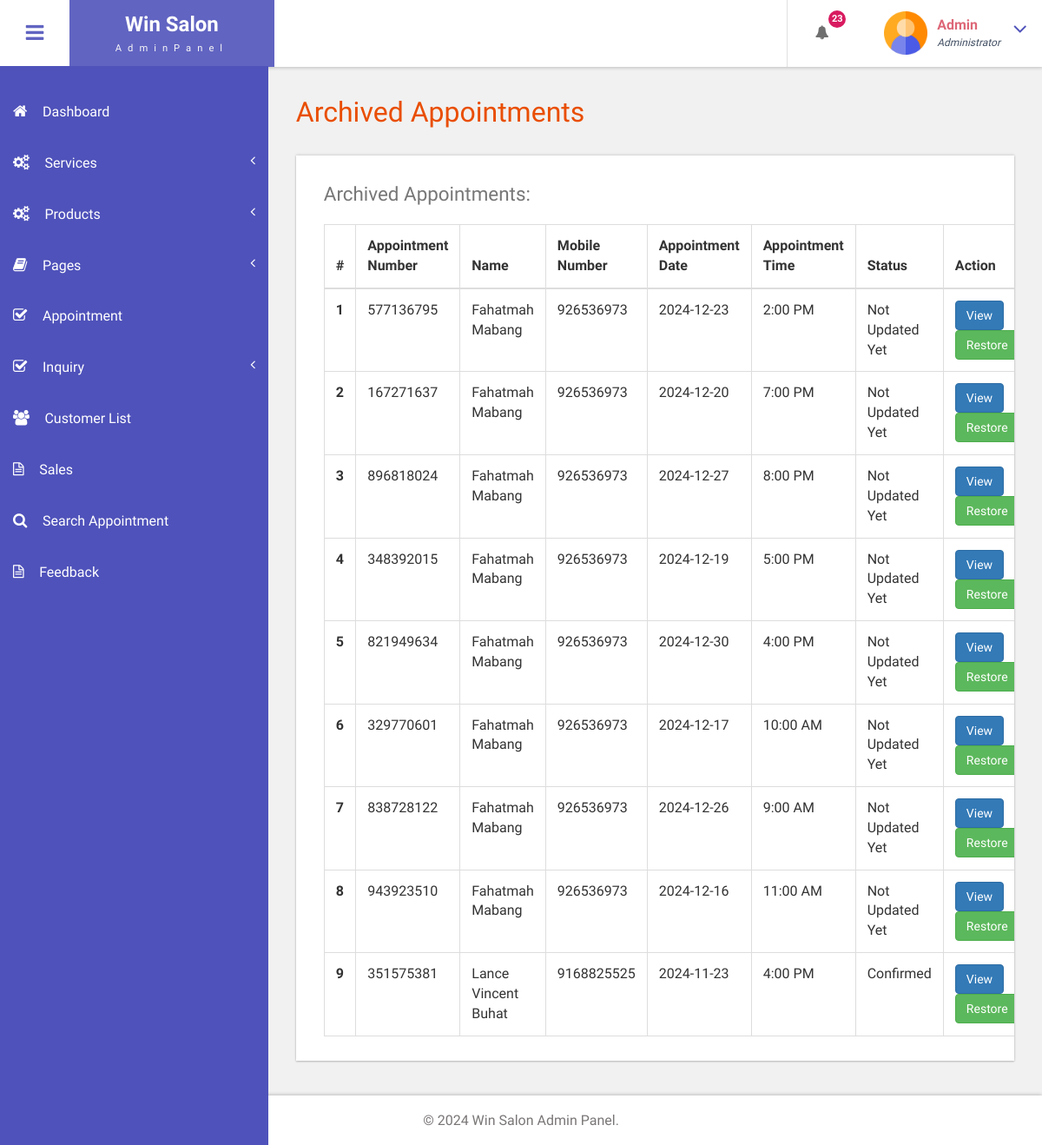
The app's page /bfs/admin/archived-appointments.php (signed in) with its own data.
### tables this page shows
CREATE TABLE `tblbook` (
  `ID` int(10) NOT NULL,
  `UserID` int(10) DEFAULT NULL,
  `AptNumber` int(10) DEFAULT NULL,
  `AptDate` date DEFAULT NULL,
  `AptTime` time DEFAULT NULL,
  `Service` varchar(255) NOT NULL,
  `Message` mediumtext DEFAULT NULL,
  `BookingDate` timestamp NULL DEFAULT current_timestamp(),
  `Remark` varchar(250) DEFAULT NULL,
  `Status` varchar(250) DEFAULT NULL,
  `RemarkDate` timestamp NULL DEFAULT NULL ON UPDATE current_timestamp(),
  `Service_Total_Price` decimal(10,2) DEFAULT 0.00,
  `deleted_at` datetime DEFAULT NULL
);

CREATE TABLE `tbluser` (
  `ID` int(10) NOT NULL,
  `FirstName` varchar(120) DEFAULT NULL,
  `LastName` varchar(250) DEFAULT NULL,
  `MobileNumber` bigint(10) DEFAULT NULL,
  `Email` varchar(120) DEFAULT NULL,
  `Password` varchar(120) DEFAULT NULL,
  `account_activation_hash` varchar(64) DEFAULT NULL,
  `RegDate` timestamp NULL DEFAULT current_timestamp()
);

### bfs/admin/archived-appointments.php (the view, shortened to what this page needs)
<?php
include('includes/dbconnection.php');
if (strlen($_SESSION['bpmsaid'] == 0)) {
    header('location:logout.php');
} else {
?>
<!DOCTYPE HTML>
<html>
<head>
    <link href="css/bootstrap.css" rel='stylesheet' type='text/css' />
    <link href="css/style.css" rel='stylesheet' type='text/css' />
    <link href="css/font-awesome.css" rel="stylesheet">
    <link href="css/animate.css" rel="stylesheet" type="text/css" media="all">
    <link href="css/custom.css" rel="stylesheet">
</head>
<body class="cbp-spmenu-push">
    <div class="main-content">
        <?php include_once('includes/sidebar.php'); ?>
        <?php include_once('includes/header.php'); ?>
        <div id="page-wrapper">
            <div class="main-page">
                <div class="tables">
                    <h3 class="title1">Archived Appointments</h3>
                    <div class="table-responsive bs-example widget-shadow">
                        <h4>Archived Appointments:</h4>
                        <table class="table table-bordered">
                            <thead>
                                <tr>
                                    <th>#</th>
                                    <th>Appointment Number</th>
                                    <th>Name</th>
                                    <th>Mobile Number</th>
                                    <th>Appointment Date</th>
                                    <th>Appointment Time</th>
                                    <th>Status</th>
                                    <th>Action</th>
                                </tr>
                            </thead>
                            <tbody>
                            <?php
                            $ret = mysqli_query($con, "SELECT tbluser.FirstName, tbluser.LastName, tbluser.Email, tbluser.MobileNumber, tblbook.ID as bid, tblbook.AptNumber, tblbook.AptDate, tblbook.AptTime, tblbook.Message, tblbook.BookingDate, tblbook.Status
                                                       FROM tblbook
                                                       JOIN tbluser ON tbluser.ID = tblbook.UserID
                                                       WHERE tblbook.deleted_at IS NOT NULL
                                                       AND tblbook.deleted_at >= NOW() - INTERVAL 30 DAY
                                                       ORDER BY tblbook.BookingDate DESC, tblbook.ID DESC");
                            $cnt = 1;
                            while ($row = mysqli_fetch_array($ret)) {
                            ?>
                            <tr>
                                <th scope="row"><?php echo $cnt; ?></th>
                                <td><?php echo $row['AptNumber']; ?></td>
                                <td><?php echo $row['FirstName'] . " " . $row['LastName']; ?></td>
                                <td><?php echo $row['MobileNumber']; ?></td>
                                <td><?php echo $row['AptDate']; ?></td>
                                <td><?php echo date("g:i A", strtotime($row['AptTime'])); ?></td>
                                <td><?php echo $row['Status'] ? $row['Status'] : "Not Updated Yet"; ?></td>
                                <td>
                                    <a href="view-appointment.php?viewid=<?php echo $row['bid']; ?>" class="btn btn-primary">View</a>
                                    <a href="archived-appointments.php?restoreid=<?php echo $row['bid']; ?>" class="btn btn-success" onClick="return confirm('Are you sure you want to restore this appointment?')">Restore</a>
                                </td>
                            </tr>
                            <?php
                            $cnt++;
                            } ?>
                            </tbody>
                        </table>
                    </div>
                </div>
            </div>
        </div>
        <?php include_once('includes/footer.php'); ?>
    </div>
</body>
</html>
<?php } ?>

### bfs/admin/includes/header.php (shortened to what this page needs)
<div class="sticky-header header-section ">
      <div class="header-left">
        <button id="showLeftPush"><i class="fa fa-bars"></i></button>
        <div class="logo">
          <a href="index.html">
            <h1>Win Salon</h1>
            <span>AdminPanel</span>
          </a>
        </div>
      </div>
      <div class="header-right">
        <div class="profile_details_left">
          <ul class="nofitications-dropdown">
            <?php
            $ret1 = mysqli_query($con, "SELECT tbluser.FirstName, tbluser.LastName, tblbook.ID as bid, tblbook.AptNumber
                            FROM tblbook
                            JOIN tbluser ON tbluser.ID = tblbook.UserID
                            WHERE tblbook.Status IS NULL
                            ORDER BY tblbook.ID DESC");
            $num = mysqli_num_rows($ret1);
            ?>
            <li class="dropdown head-dpdn">
              <a href="#" class="dropdown-toggle" data-toggle="dropdown" aria-expanded="false"><i class="fa fa-bell"></i><span class="badge blue"><?php echo $num;?></span></a>
            </li>
          </ul>
          <div class="clearfix"> </div>
        </div>
        <div class="profile_details">
        <?php
$adid=$_SESSION['bpmsaid'];
$ret=mysqli_query($con,"select AdminName from tbladmin where ID='$adid'");
$row=mysqli_fetch_array($ret);
$name=$row['AdminName'];
?>
          <ul>
            <li class="dropdown profile_details_drop">
              <a href="#" class="dropdown-toggle" data-toggle="dropdown" aria-expanded="false">
                <div class="profile_img">
                  <span class="prfil-img"><img src="images/admin.png" alt="" width="50" height="50"> </span>
                  <div class="user-name">
                    <p><?php echo $name; ?></p>
                    <span>Administrator</span>
                  </div>
                  <i class="fa fa-angle-down lnr"></i>
                  <div class="clearfix"></div>
                </div>
              </a>
            </li>
          </ul>
        </div>
      </div>
      <div class="clearfix"> </div>
    </div>

### bfs/admin/css/style.css (style rules this page uses)
h4, h5, h6, h1, h2, h3 { margin: 0; }
ul, ol { margin: 0; }
p { margin: 0; }
html, body { font-family: 'Roboto Condensed', sans-serif; font-size: 100%; overflow-x: hidden; background: #fff; }
body a { transition: 0.5s all ease; -webkit-transition: 0.5s all ease; -moz-transition: 0.5s all ease; -o-transition: 0.5s all ease; -ms-transition: 0.5s all ease; text-decoration:none; }
h1,h2,h3,h4,h5,h6 { margin:0; }
p { margin:0; }
ul,label { margin:0; padding:0; }
.main-content { position: relative; }
.sticky-header { position: fixed; top: 0; left:0px; width: 100%; z-index: 100; }
.header-section { background:#FFF; box-shadow: 1px 1px 4px rgba(0, 0, 0, 0.21); -webkit-box-shadow: 1px 1px 4px rgba(0, 0, 0, 0.21); -moz-box-shadow: 1px 1px 4px rgba(0, 0, 0, 0.21); -o-box-shadow: 1px 1px 4px rgba(0, 0, 0, 0.21); }
.header-section::after { clear: both; display: block; content: ''; }
.header-left { float: left; width: 45%; }
.header-right { float: right; }
button#showLeftPush { font-size: 1.5em; width: 80px; padding: 0.87em 0; text-align: center; cursor: pointer; float: left; color: #6F6F6F; -moz-transition: all 0.2s ease-out 0s; -webkit-transition: all 0.2s ease-out 0s; transition: all 0.2s ease-out 0s; border: none; background-color: #fff; outline:none; }
.cbp-spmenu-push { overflow-x: hidden; position: relative; }
.cbp-spmenu, .cbp-spmenu-push { -webkit-transition: all 0.3s ease; -moz-transition: all 0.3s ease; transition: all 0.3s ease; }
.cbp-spmenu-push div#page-wrapper { margin: 0 0 0 19.3em; transition:.5s all; -webkit-transition:.5s all; -moz-transition:.5s all; }
.fa { display: inline-block; font-family: FontAwesome; font-style: normal; font-weight: normal; line-height: 1; -webkit-font-smoothing: antialiased; -moz-osx-font-smoothing: grayscale; }
.logo { background: #6164C1; text-align: center; float: left; }
.logo a { padding: 0.9em 3.3em .7em; display: block; text-decoration: none; }
.logo a h1 { color: #fff; font-size: 1.5em; line-height: 1.2em; font-weight: 700; }
.logo a span { color: #F8F8F8; font-size: .7em; text-align: center; letter-spacing: 7px; }
.profile_details_left { float: left; }
li.dropdown.head-dpdn { display: inline-block; padding: 1.7em 0; border-left: 1px solid #E0E0E0; float: left; }
li.dropdown.head-dpdn a.dropdown-toggle { padding: 1.7em 2em; }
i.fa.fa-bell { color:#6F6F6F; }
.header-right span.badge { font-size: 11px; font-weight: bold; color: #FFF; background: #8BC34A; line-height: 15px; width: 20px; height: 20px; border-radius: 2em; -webkit-border-radius: 2em; -moz-border-radius: 2em; -o-border-radius: 2em; text-align: center; display: inline-block; position: absolute; top: 16%; padding: 2px 0 0; }
.header-right span.blue { background-color:#D81B60; }
.profile_details { float: right; }
.profile_details_drop a.dropdown-toggle { display:block; padding: 0.8em 3em 0 2em; }
.profile_img span.prfil-img { float:left; }
.user-name { float:left; margin-top:8px; margin-left:11px; height:35px; }
.profile_details ul li { list-style-type:none; position:relative; }
.profile_details li a i.fa.lnr { position: absolute; top: 34%; right: 8%; color: #4F52BA; font-size: 1.6em; }
.user-name p { font-size:1em; color:#DD6777; line-height:1em; font-weight:700; }
.user-name span { font-size: .75em; font-style: italic; color: #424f63; font-weight: normal; margin-top: .3em; }
.widget-shadow { background-color: #fff; box-shadow: 0 -1px 3px rgba(0,0,0,.12),0 1px 2px rgba(0,0,0,.24); -webkit-box-shadow: 0 -1px 3px rgba(0,0,0,.12),0 1px 2px rgba(0,0,0,.24); -moz-box-shadow: 0 -1px 3px rgba(0,0,0,.12),0 1px 2px rgba(0,0,0,.24); }
h3.title1 { font-size: 2em; color: #e94e02; margin-bottom: 0.8em; }
.table > thead > tr > th, .table > tbody > tr > th, .table > tfoot > tr > th, .table > thead > tr > td, .table > tbody > tr > td, .table > tfoot > tr > td { border-top: none; }
.tables h4 { font-size: 1.4em; margin-bottom: 1em; color: #777777; }
.tables .panel-body ,.tables .bs-example { padding: 2em 2em 0.5em; }
.tables .table > thead > tr > th, .tables .table > tbody > tr > th, .tables .table > tfoot > tr > th, .tables .table > thead > tr > td, .tables .table > tbody > tr > td, .tables .table > tfoot > tr > td { padding: 13px; border-top: 1px solid #E0E0E0; }
.bs-example { margin-top: 2em; }

### bfs/admin/css/custom.css (style rules this page uses)
#page-wrapper { padding:7em 2em 2.5em; background-color: #F1F1F1; }

### records on screen
tblbook: AptNumber "577136795", UserID.FirstName "Fahatmah", UserID.LastName "Mabang", UserID.MobileNumber "926536973", AptDate "2024-12-23", AptTime "2:00 PM", shows "Not Updated Yet"
tblbook: AptNumber "167271637", UserID.FirstName "Fahatmah", UserID.LastName "Mabang", UserID.MobileNumber "926536973", AptDate "2024-12-20", AptTime "7:00 PM", shows "Not Updated Yet"
tblbook: AptNumber "896818024", UserID.FirstName "Fahatmah", UserID.LastName "Mabang", UserID.MobileNumber "926536973", AptDate "2024-12-27", AptTime "8:00 PM", shows "Not Updated Yet"
tblbook: AptNumber "348392015", UserID.FirstName "Fahatmah", UserID.LastName "Mabang", UserID.MobileNumber "926536973", AptDate "2024-12-19", AptTime "5:00 PM", shows "Not Updated Yet"
tblbook: AptNumber "821949634", UserID.FirstName "Fahatmah", UserID.LastName "Mabang", UserID.MobileNumber "926536973", AptDate "2024-12-30", AptTime "4:00 PM", shows "Not Updated Yet"
tblbook: AptNumber "329770601", UserID.FirstName "Fahatmah", UserID.LastName "Mabang", UserID.MobileNumber "926536973", AptDate "2024-12-17", AptTime "10:00 AM", shows "Not Updated Yet"
tblbook: AptNumber "838728122", UserID.FirstName "Fahatmah", UserID.LastName "Mabang", UserID.MobileNumber "926536973", AptDate "2024-12-26", AptTime "9:00 AM", shows "Not Updated Yet"
tblbook: AptNumber "943923510", UserID.FirstName "Fahatmah", UserID.LastName "Mabang", UserID.MobileNumber "926536973", AptDate "2024-12-16", AptTime "11:00 AM", shows "Not Updated Yet"
tblbook: AptNumber "351575381", UserID.FirstName "Lance Vincent", UserID.LastName "Buhat", UserID.MobileNumber "9168825525", AptDate "2024-11-23", AptTime "4:00 PM", Status "Confirmed"

### other values on screen
$num "23"
$name "Admin"
